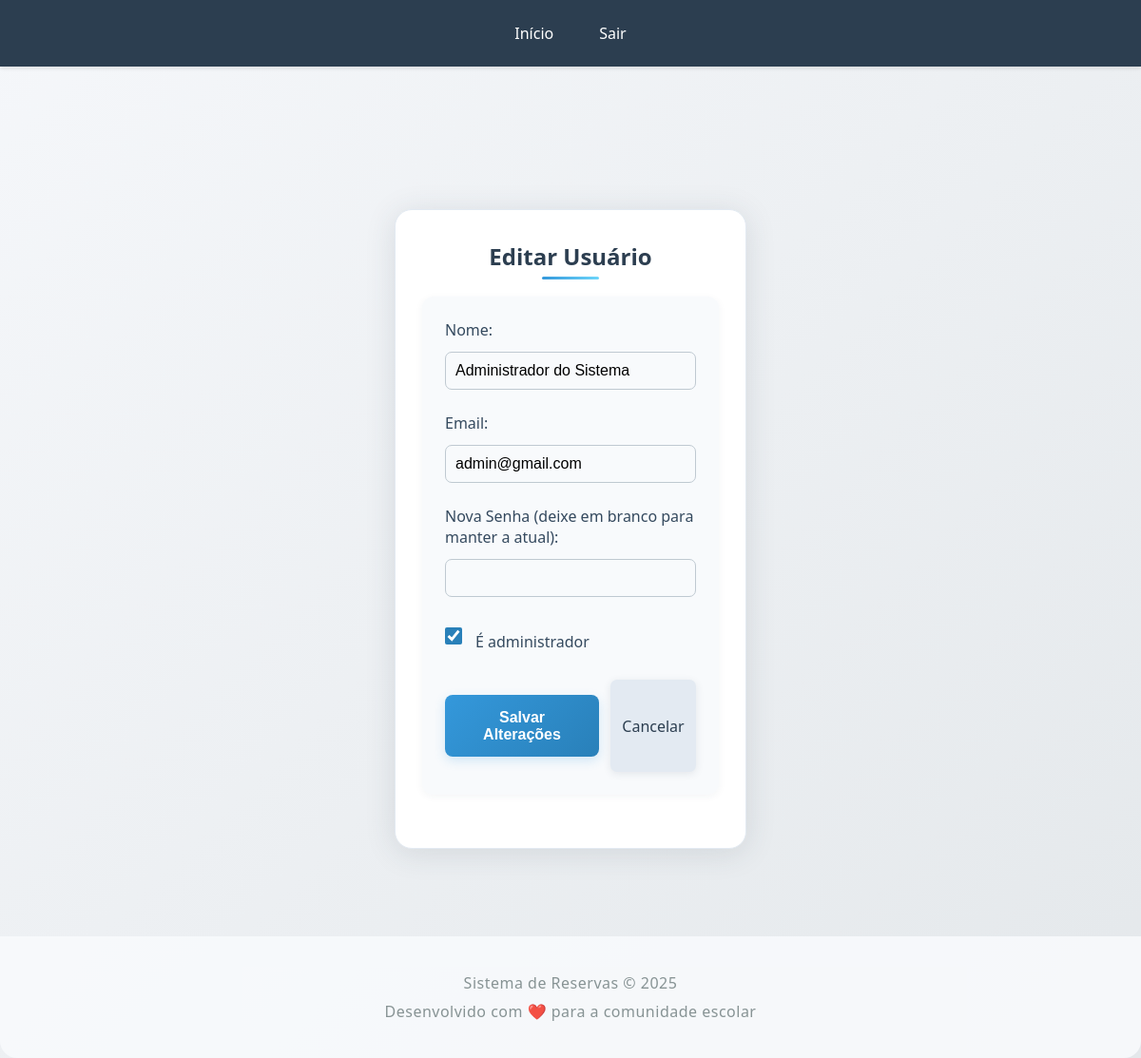
The app's page /admin/usuario/2/editar (signed in) with its own data.
### models.py (models this page shows, shortened)
class Usuario(db.Model, UserMixin):
    id = db.Column(db.Integer, primary_key=True)
    nome = db.Column(db.String(100), nullable=False)
    email = db.Column(db.String(100), unique=True, nullable=False)
    senha = db.Column(db.String(100), nullable=False)
    is_admin = db.Column(db.Boolean, default=False)
    reservas = db.relationship('Reserva', backref='professor', lazy=True)

### app.py (the view, shortened to what this page needs)
@app.route('/admin/usuario/<int:user_id>/editar', methods=['GET', 'POST'])
@login_required
@admin_required
def editar_usuario(user_id):
    usuario = Usuario.query.get_or_404(user_id)
    return render_template('editar_usuario.html', usuario=usuario)

### app.py (called while the page is built)
@app.context_processor
def inject_now():
    return {'now': datetime.now}

@login_manager.user_loader
def load_user(user_id):
    return Usuario.query.get(int(user_id))

def admin_required(f):
    @wraps(f)
    def decorated_function(*args, **kwargs):
        if not current_user.is_authenticated or not current_user.is_admin:
            abort(403)
        return f(*args, **kwargs)
    return decorated_function

### templates/editar_usuario.html (shortened to what this page needs)
{% extends "base.html" %}
{% set hide_login_button = True %}
{% block content %}
<div class="auth-container">
    <div class="auth-form card-novo-usuario">
        <h2>Editar Usuário</h2>
        <form method="POST">
            <div class="form-group">
                <label for="nome">Nome:</label>
                <input type="text" id="nome" name="nome" value="{{ usuario.nome }}" required>
            </div>
            <div class="form-group">
                <label for="email">Email:</label>
                <input type="email" id="email" name="email" value="{{ usuario.email }}" required>
            </div>
            <div class="form-group">
                <label for="senha">Nova Senha (deixe em branco para manter a atual):</label>
                <input type="password" id="senha" name="senha">
            </div>
            <div class="form-group" style="margin-bottom: 18px;">
                <label class="checkbox-label">
                    <input type="checkbox" name="is_admin" {% if usuario.is_admin %}checked{% endif %}> É administrador
                </label>
            </div>
            <div class="form-actions" style="display: flex; gap: 12px; justify-content: center;">
                <button type="submit" class="btn-primary">Salvar Alterações</button>
                <a href="{{ url_for('admin') }}" class="btn-secondary">Cancelar</a>
            </div>
        </form>
    </div>
</div>
{% endblock %}

### records on screen
Usuario: nome "Administrador do Sistema", email "admin@gmail.com", is_admin "☑"
